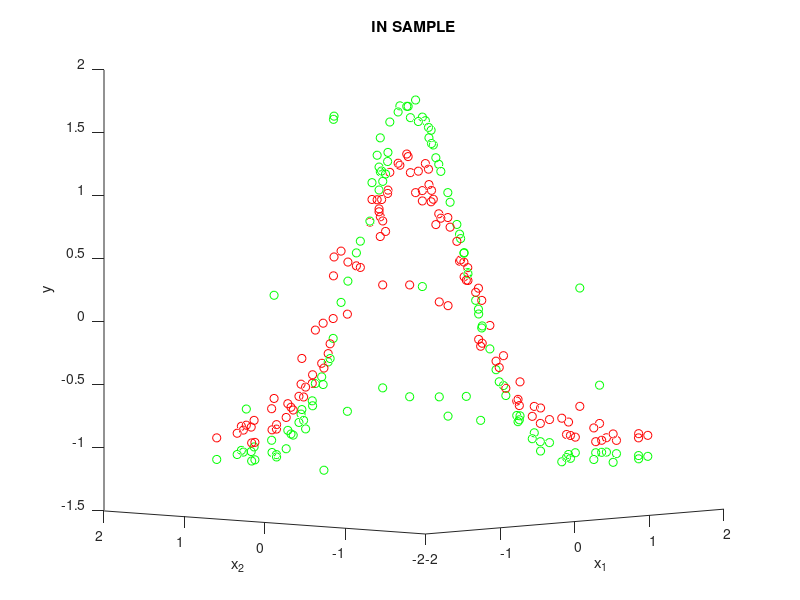
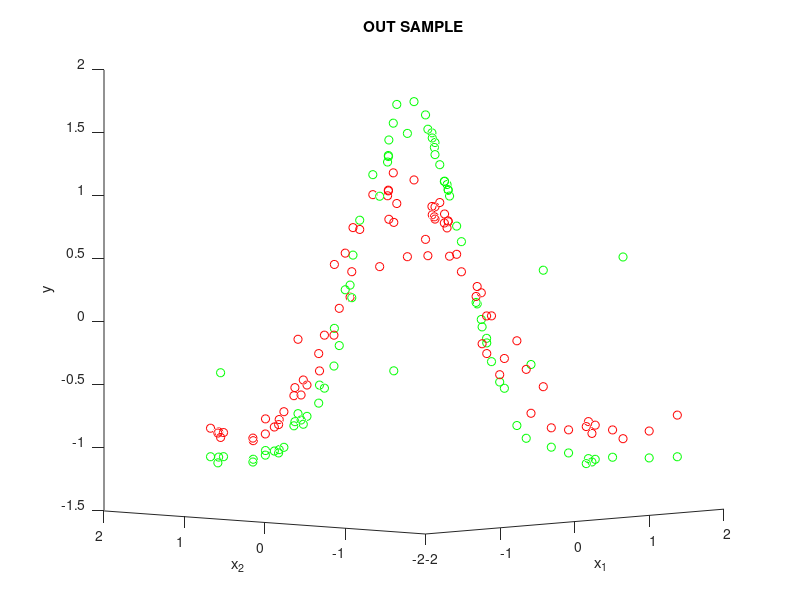

These charts were generated, in order, by the following MATLAB code:
% Process Sample Dataset
% double_perovskites_gap.csv
clear all;clc;

data=zscore(csvread('GaussianData.csv'));
x=data(:,1:end-1);
y=data(:,end);

N = length(y);

%random shuffle
shuffled_indexes = randperm(N);
x = x(shuffled_indexes,:);
y = y(shuffled_indexes,:);

%train split amount
t_split = 0.6;

%test/train split

N_train = (N*t_split);
N_test = N-N_train;

x_test = x(N_train+1:end,:);
x_train = x(1:N_train,:);

y_test = y(N_train+1:end,:);
y_train = y(1:N_train,:);


%gaussian
K_gauss=zeros(N_train,N_train);
for j=1:N_train
 for i=1:N_train
    K_gauss(i,j)=exp(-norm(x_train(j,:)-x_train(i,:)));
 end
end

%gaussian
% k(x, x' ) = exp −(x − x' )^2/2σ^2
% k(x, x) = exp −(x − x)^2/2σ^2
k=zeros(N_test,N_train);
for j=1:N_train
 for i=1:N_test
    k(i,j)=exp(-norm(x_train(j,:)-x_test(i,:)));
 end
end


y_predicted_sample=zeros(N_train,1);
y_predicted=zeros(N_test,1);

intvl=0.1;

in_sample_error = zeros(1/intvl,1);
out_sample_error = zeros(1/intvl,1);

for lambda=intvl:intvl:1
    fprintf('On iteration: %d of %d\n',int32((lambda/intvl)),(1/intvl));
    for i=1:N_train
        if mod(i,50) == 0
            fprintf('Training on Sample: %d of %d\n',i,N_train);
        end
        y_predicted_sample(i,1)= y_train'*((K_gauss+ lambda*eye(N_train))\K_gauss(i,:)');
    end
    in_sample_error(int32(lambda/intvl)) = norm(y_predicted_sample-y_train)^2/N_train;
    
    for i=1:N_test
        y_predicted(i,1)= y_train'*((K_gauss+ lambda*eye(N_train))\k(i,:)');
    end
    out_sample_error(int32(lambda/intvl)) = norm(y_predicted-y_test)^2/N_test;
end


%in sample
figure
hold on

scatter3(x_train(:,1),x_train(:,2),y_train,'g')
scatter3(x_train(:,1),x_train(:,2),y_predicted_sample,'r')

title('IN SAMPLE')
xlabel({'x_1'})
ylabel({'x_2'})
zlabel('y')
view([-47.1 4.4])

hold off

%out of sample
figure
hold on

scatter3(x_test(:,1),x_test(:,2),y_test,'g')
scatter3(x_test(:,1),x_test(:,2),y_predicted,'r')

title('OUT SAMPLE')
xlabel({'x_1'})
ylabel({'x_2'})
zlabel('y')
view([-47.1 4.4])

hold off
